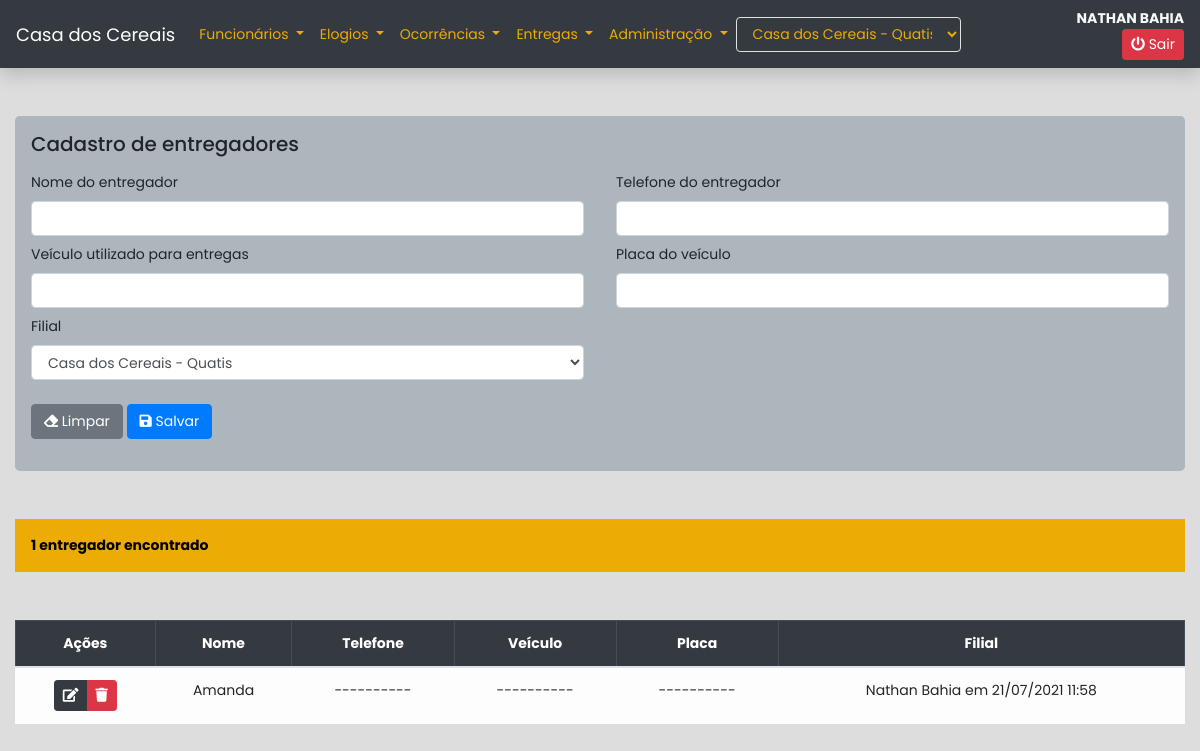
Page /entregas/entregadores (signed in) on the committed database.
### apps/entregas/models.py (models this page shows, shortened)
class Entregador(Base):
    nome = models.CharField(max_length=255)
    filial = models.ForeignKey('core.Filial', on_delete=models.CASCADE)
    telefone = models.CharField(max_length=20, blank=True, null=True)
    veiculo = models.CharField(max_length=255, blank=True, null=True)
    placa = models.CharField(max_length=20, blank=True, null=True)
    class Meta:
        ordering = ['nome']
        verbose_name = 'Entregador'
        verbose_name_plural = 'Entregadores'

### apps/entregas/views.py (the view, shortened to what this page needs)
# urls.py: path('entregadores', views.entregadores, name='entregadores'),
@login_required
def entregadores(request, pk=None):
    usuario = request.user.perfil.latest('id')
    instance = None
    msg_sucesso = 'Entregador cadastrado com sucesso'
    msg_erro = 'Falha ao cadastrar entregador'
    if pk:
        instance = models.Entregador.objects.get(pk=pk)
        msg_sucesso = 'Entregador editado com sucesso'
        msg_erro = 'Falha ao editar entregador'
    form = forms.EntregadorForm(
        usuario=usuario,
        instance=instance
    )
    query = None
    if not instance:
        query = models.Entregador.objects.filter(
            filial=usuario.filial,
            ativo=True
        )
    context = {
        'form': form,
        'instance': instance,
        'entregadores': query
    }
    return render(request, 'entregas/entregadores.html', context)

### apps/core/context_processors.py (called while the page is built)
def usuario(request):
    if not request.user.is_authenticated:
        return {}
    context = {'usuario': {}}
    perfil = request.user.perfil.latest('id')
    if perfil:
        context['usuario']['filial'] = perfil.filial
        context['usuario']['filiais'] = models.Filial.objects.all()
        if perfil.tipo == '2':
            context['usuario']['administrador'] = True
    return context

### apps/core/models.py (called while the page is built)
    @property
    def cadastro(self):
        dt = localtime(self.criacao)
        if self.usuario:
            return f"{self.usuario.get_full_name()} em {dt.strftime('%d/%m/%Y %H:%M')}"
        return f"Usuário excluído em {dt.strftime('%d/%m/%Y')}"

    def __str__(self):
        return f'{self.nome} - {self.cidade}'

### apps/core/templatetags/filters.py (called while the page is built)
@register.filter
def converte_none(value):
    if not value:
        return '----------'
    return value

### apps/entregas/templates/entregas/entregadores.html (shortened to what this page needs)
{% extends 'core/base.html' %}
{% load filters %}
{% load bootstrap4 %}
{% block content %}
<div class="container-fluid">
    <form method='post' class='my-5 jumbotron p-3' autocomplete="off">
        {% if instance %}
            <h5>Editar entregador</h5>
        {% else %}
            <h5>Cadastro de entregadores</h5>
        {% endif %}
        <div class="row mx-0 mt-3">
            <div class="col-12 col-sm-6 px-0 pr-sm-3">
                <div class="form-group mb-2">
                    <label for="{{ form.nome.id_for_label }}">{{ form.nome.label }}</label>
                    {{ form.nome }}
                </div>
            </div>
            <div class="col-12 col-sm-6 px-0 pl-sm-3">
                <div class="form-group mb-2">
                    <label for="{{ form.telefone.id_for_label }}">{{ form.telefone.label }}</label>
                    {{ form.telefone }}
                </div>
            </div>
            <div class="col-12 col-sm-6 px-0 pr-sm-3">
                <div class="form-group mb-2">
                    <label for="{{ form.veiculo.id_for_label }}">{{ form.veiculo.label }}</label>
                    {{ form.veiculo }}
                </div>
            </div>
            <div class="col-12 col-sm-6 px-0 pl-sm-3">
                <div class="form-group mb-2">
                    <label for="{{ form.placa.id_for_label }}">{{ form.placa.label }}</label>
                    {{ form.placa }}
                </div>
            </div>
            <div class="col-12 col-sm-6 px-0 pr-sm-3">
                <div class="form-group mb-2">
                    <label for="{{ form.filial.id_for_label }}">{{ form.filial.label }}</label>
                    {{ form.filial }}
                </div>
            </div>
            <div class="col-12 my-3 px-0">
                {% if instance %}
                    <a href="javascript:history.back()" class="btn btn-secondary">
                        <i class="fas fa-arrow-left"></i> Cancelar
                    </a>
                {% else %}
                    <button type="reset" class="btn btn-secondary">
                        <i class="fas fa-eraser"></i> Limpar
                    </button>
                {% endif %}
                <button type="submit" class="btn btn-primary">
                    <i class="fas fa-save"></i> Salvar
                </button>
            </div>
        </div>
    </form>
    {% if not instance %}
        <p class="bg-warning p-3">{{ entregadores.count }} entregador{{ entregadores|pluralize }} encontrado{{ entregadores|pluralize }}</p>
        {% if entregadores %}
            <div class="table-responsive mt-5">
                <table class="table table-bordered text-center">
                    <thead class="table-dark">
                        <tr>
                            <th>Ações</th>
                            <th>Nome</th>
                            <th>Telefone</th>
                            <th>Veículo</th>
                            <th>Placa</th>
                            <th>Filial</th>
                        </tr>
                    </thead>
                    <tbody class="table-light">
                        {% for entregador in entregadores %}
                            <tr>
                                <td>
                                    <div class="btn-group">
                                        <a href="{% url "entregas:edit_entregadores" entregador.id %}" class="btn btn-sm btn-dark" data-entregador="{{ entregador.id }}" data-toggle="tooltip" title="Editar entregador">
                                            <i class="fas fa-edit"></i>
                                        </a>
                                        <button class="btn btn-sm btn-danger btn-delete-entregador" data-entregador="{{ entregador.id }}" data-toggle="tooltip" title="Excluir entregador">
                                            <i class="fas fa-trash"></i>
                                        </button>
                                    </div>
                                </td>
                                <td>{{ entregador.nome }}</td>
                                <td>{{ entregador.telefone|converte_none }}</td>
                                <td>{{ entregador.veiculo|converte_none }}</td>
                                <td>{{ entregador.placa|converte_none }}</td>
                                <td>{{ entregador.cadastro }}</td>
                            </tr>
                        {% endfor %}
                    </tbody>
                </table>
            </div>
        {% endif %}
    {% endif %}
</div>
{% endblock %}

### apps/core/templates/core/base.html (shortened to what this page needs)
{% load static %}
<!DOCTYPE html>
{% load bootstrap4 %}
<html lang="pt-br">
    <head>
        <link rel="stylesheet" href="https://use.fontawesome.com/releases/v5.0.13/css/all.css">
        {% bootstrap_css %}
    </head>
    <body>
    <nav class="navbar navbar-expand-lg navbar-dark bg-dark shadow mb-5">
        <a class="navbar-brand" href="{% url 'core:index' %}">Casa dos Cereais</a>
        <div class="collapse navbar-collapse" id="navbarSupportedContent">
            <ul class="navbar-nav mr-auto">
                <li class="nav-item dropdown">
                    <a class="nav-link dropdown-toggle text-warning" href="#" id="dropFuncionarios" role="button"
                       data-toggle="dropdown" aria-haspopup="true" aria-expanded="false">
                        Funcionários
                    </a>
                </li>
                <li class="nav-item dropdown text-warning">
                    <a class="nav-link dropdown-toggle text-warning" href="#" id="dropElogios" role="button"
                       data-toggle="dropdown" aria-haspopup="true" aria-expanded="false">
                        Elogios
                    </a>
                </li>
                <li class="nav-item dropdown">
                    <a class="nav-link dropdown-toggle text-warning" href="#" id="dropOcorrencias" role="button"
                       data-toggle="dropdown" aria-haspopup="true" aria-expanded="false">
                        Ocorrências
                    </a>
                </li>
                <li class="nav-item dropdown">
                    <a class="nav-link dropdown-toggle text-warning" href="#" id="dropEntregas" role="button"
                       data-toggle="dropdown" aria-haspopup="true" aria-expanded="false">
                        Entregas
                    </a>
                </li>
                <li class="nav-item dropdown">
                    <a class="nav-link dropdown-toggle text-warning" href="#" id="dropAdm" role="button"
                       data-toggle="dropdown" aria-haspopup="true" aria-expanded="false">
                        Administração
                    </a>
                </li>
            </ul>
            {% if usuario.administrador %}
                <div class="mr-sm-5 mt-3 mt-sm-0">
                    <form action="{% url "core:altera_filial" %}" method="post" id="formFilial">
                        <div class="form group">
                            <select name="filial" id="" class="form-control bg-dark border boder-light text-warning" onchange="$('#formFilial').submit()">
                                {% for filial in usuario.filiais %}
                                    <option value="{{ filial.id }}" {% if usuario.filial == filial %}selected{% endif %}>{{ filial }}</option>
                                {% endfor %}
                            </select>
                        </div>
                    </form>
                </div>
            {% endif %}
            <div class="text-light text-center text-sm-right mt-3 mt-sm-0">
                <b>{{ request.user.get_full_name|upper }}</b>
                <a class='btn btn-sm btn-danger ml-2' href="{% url 'usuarios:logout' %}" data-toggle="tooltip" title="Sair do sistema">
                    <i class="fas fa-power-off"></i> Sair
                </a>
            </div>
        </div>
    </nav>
    {% block content %} {% endblock %}
    </body>
</html>

### apps/core/templates/core/base.html (style rules this page uses)
body, a, .btn, .form-control { font-family: 'Poppins', sans-serif; font-size: 14px !important; }
body { background-color: #DDD; }
.jumbotron { background-color: #adb5bd !important; }
.navbar-brand { font-size: 18px !important; }
.text-warning { color: #ecac05 !important; }
.bg-warning, .alert-warning, .alert-success, .alert-danger { background: #ecac05 !important; color: #000; font-weight: bold; border: none }
.btn-danger, .alert-danger { background: #dc3545 !important; }

### rows in the picture
Entregador: nome "Amanda", telefone|converte_none "----------", veiculo|converte_none "----------", placa|converte_none "----------", cadastro "Nathan Bahia em 21/07/2021 11:58"

### other values in the picture
{{ request.user.get_full_name|upper }} "NATHAN BAHIA"
{{ entregadores.count }} "1"
form field filial "Casa dos Cereais - Quatis"
